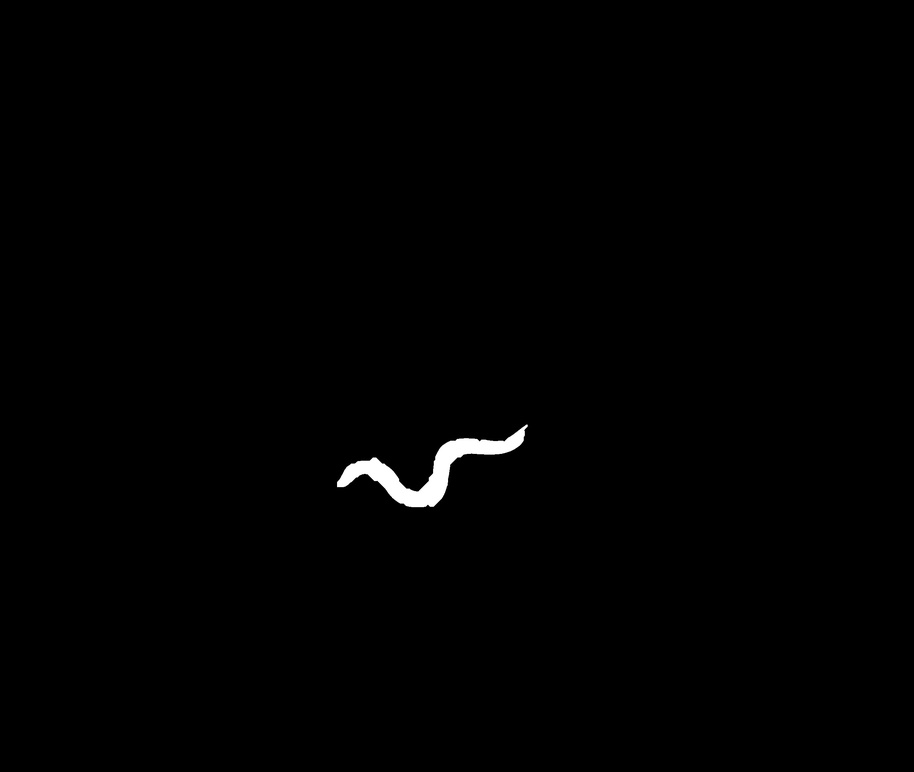
#> input picture masked_worm.jpg, 914 x 772 px, shrunk from 2560 x 2160 before the run
$ python exp2.py
#> lines starting #> are read from the running program, lines starting #| are printed output that depends on the picture; after the words box and inside, x2 and y2 are one past the last pixel; in counts of white or black regions, pixels touching at a corner belong together
from skimage.morphology import skeletonize
from skimage import data
import matplotlib.pyplot as plt
from skimage.util import invert
import cv2

# Invert the horse image
#image = invert(data.horse())
image = cv2.imread('masked_worm.jpg', cv2.COLOR_BGR2GRAY)
#> image is the input picture: shape (772, 914); min 0, max 255, mean 1.4

# perform skeletonization
skeleton = skeletonize(image)
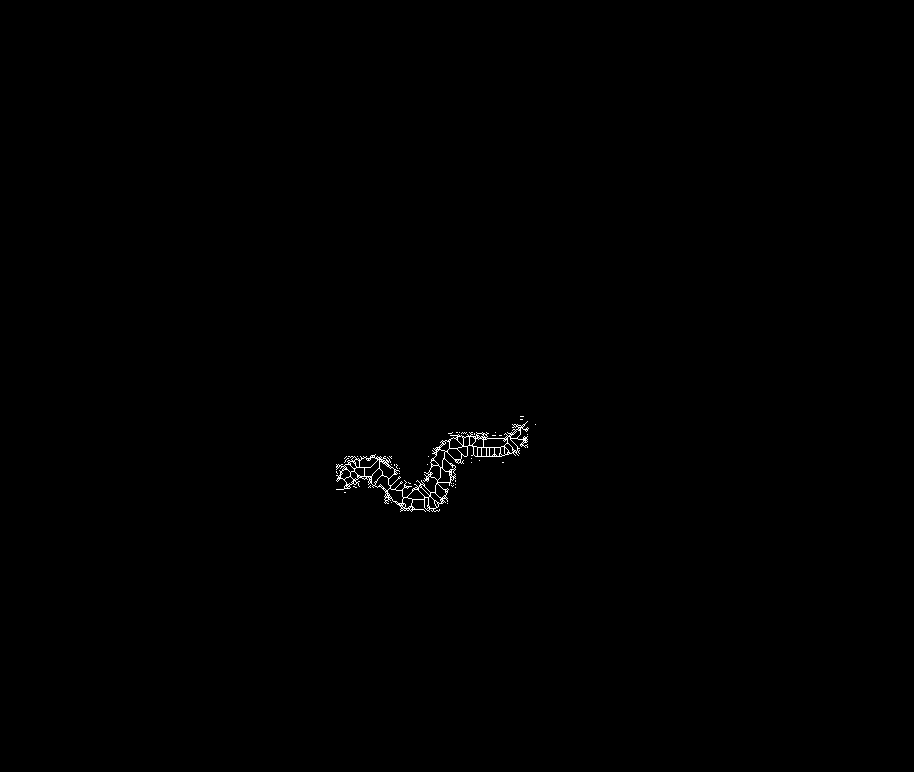
#> skeleton: shape (772, 914) bool; 0.26% white in thin lines or dots, all inside (x1, y1, x2, y2) = (336, 416, 536, 512)


# display results
fig, axes = plt.subplots(nrows=1, ncols=2, figsize=(8, 4),
                         sharex=True, sharey=True)

ax = axes.ravel()

ax[0].imshow(image, cmap=plt.cm.gray)
ax[0].axis('off')
ax[0].set_title('original', fontsize=20)

ax[1].imshow(skeleton, cmap=plt.cm.gray)
ax[1].axis('off')
ax[1].set_title('skeleton', fontsize=20)

fig.tight_layout()
plt.show()
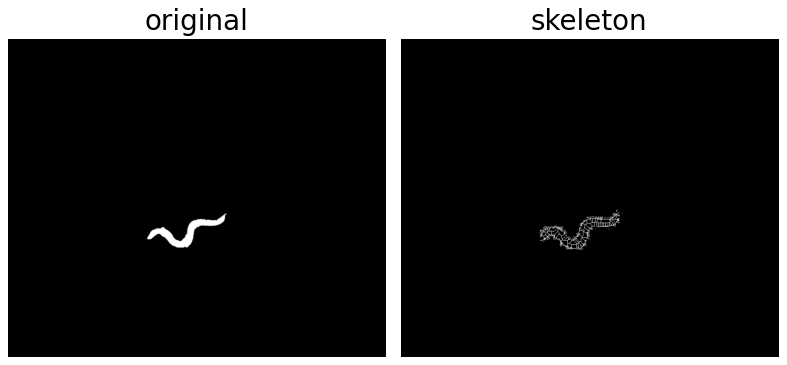
#> figure drawn by matplotlib, 2 panels
